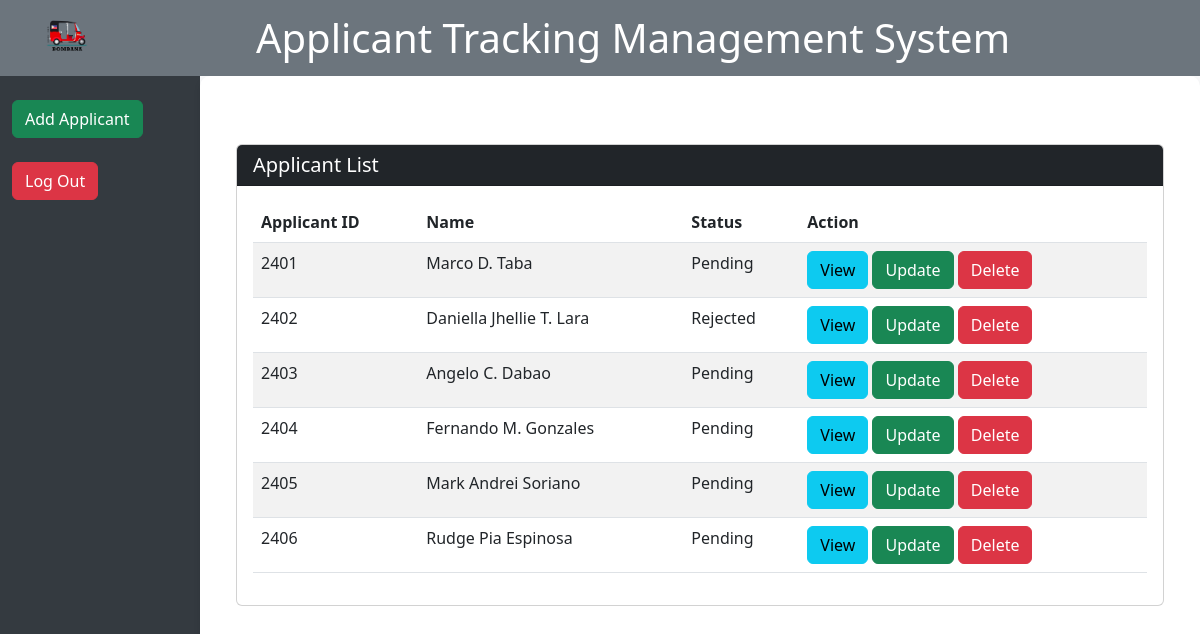
The app's page /admin/index.php with its own data.
### tables this page shows
CREATE TABLE `applications` (
  `id` int(11) NOT NULL,
  `name` varchar(255) NOT NULL,
  `email` varchar(255) NOT NULL,
  `position` varchar(255) NOT NULL,
  `status` varchar(255) NOT NULL
);

### admin/index.php (the view, shortened to what this page needs)
<!DOCTYPE html>
<html lang="en">
<head>
    <link href="https://cdn.jsdelivr.net/npm/bootstrap@5.3.0-alpha1/dist/css/bootstrap.min.css" rel="stylesheet">
</head>
<body>
    <nav class="navbar navbar-expand-lg navbar-light navbar-custom">
        <div class="container">
            <a class="navbar-brand" href="index.php">
                <img src="logo.png" alt="ATS Logo" height="50">
            </a>
            <h1 class="m-auto">Applicant Tracking Management System</h1>
        </div>
    </nav>
    <div class="container-fluid">
        <div class="row">
            <nav id="sidebar" class="col-md-3 col-lg-2 d-md-block sidebar">
                <br>
                <div class="position-sticky">
                    <ul class="nav flex-column">
                        <li class="nav-item">
                             <button type="button" class="btn btn-success btn-block" data-bs-toggle="modal" data-bs-target="#addApplicantModal">Add Applicant</button>
                        </li>
                        <br>
                        <li class="nav-item">
                            <a href="../index.php" class="btn btn-danger btn-block">Log Out</a>
                        </li>
                    </ul>
                </div>
            </nav>
            <main class="col-md-9 ms-sm-auto col-lg-10 px-md-4 main-content">
                <div class="container mt-5">
                    <div class="card">
                        <div class="card-header bg-dark text-white">
                            <h5 class="mb-0">Applicant List</h5>
                        </div>
                        <div class="card-body">
                            <table class="table table-striped">
                                <thead>
                                    <tr>
                                        <th scope="col">Applicant ID</th>
                                        <th scope="col">Name</th>
                                        <th scope="col">Status</th>
                                        <th scope="col">Action</th>
                                    </tr>
                                </thead>
                                <tbody>
                                    <?php
                                    $conn = mysqli_connect('localhost', 'root', '', 'applicant');
                                    $sql = "SELECT * FROM applications";
                                    $result = mysqli_query($conn, $sql);
                                    if (mysqli_num_rows($result) > 0) {
                                        while($row = mysqli_fetch_assoc($result)) {
                                            echo "<tr>";
                                            echo "<td>" . $row['id'] . "</td>";
                                            echo "<td>" . $row['name'] . "</td>";
                                            echo "<td>" . $row['status'] . "</td>";
                                            echo "<td>
                                                    <button type='button' class='btn btn-info' data-bs-toggle='modal' data-bs-target='#viewModal" . $row['id'] . "'>View</button>
                                                    <button type='button' class='btn btn-success' data-bs-toggle='modal' data-bs-target='#editModal" . $row['id'] . "'>Update</button>
                                                    <button type='button' class='btn btn-danger' data-bs-toggle='modal' data-bs-target='#deleteModal" . $row['id'] . "'>Delete</button>
                                                  </td>";
                                            echo "</tr>";
                                        }
                                    } else {
                                        echo "<tr><td colspan='5'>No applications found</td></tr>";
                                    }
                                    ?>
                                </tbody>
                            </table>
                        </div>
                    </div>
                </div>
            </main>
        </div>
    </div>
</body>
</html>

### admin/index.php (style rules this page uses)
body { background-color: #f8f9fa; }
.navbar-custom { background-color: #6c757d; color: white; }
.sidebar { height: 100vh; background-color: #343a40; color: white; }
.main-content { padding-top: 20px; background-color: white; border-radius: 10px; box-shadow: 0 4px 6px rgba(0, 0, 0, 0.1); }

### records on screen
applications: id "2401", name "Marco D. Taba", status "Pending"
applications: id "2402", name "Daniella Jhellie T. Lara", status "Rejected"
applications: id "2403", name "Angelo C. Dabao", status "Pending"
applications: id "2404", name "Fernando M. Gonzales", status "Pending"
applications: id "2405", name "Mark Andrei Soriano", status "Pending"
applications: id "2406", name "Rudge Pia Espinosa", status "Pending"
